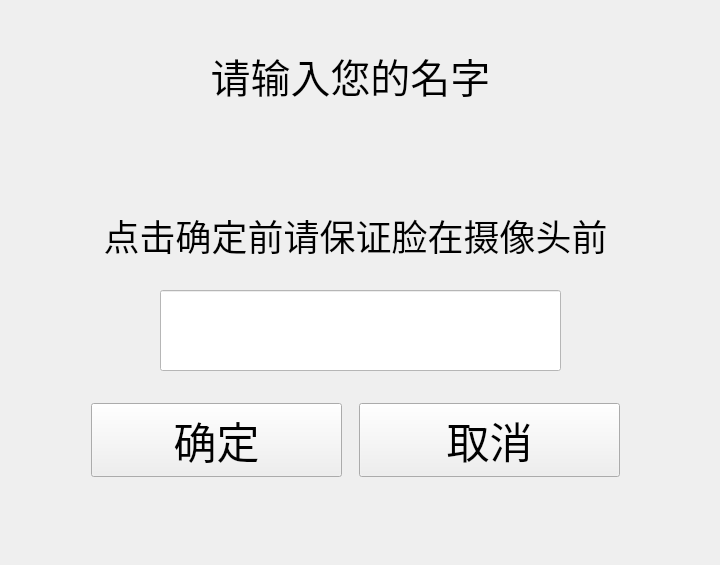
<?xml version="1.0" encoding="UTF-8"?>
<ui version="4.0">
 <class>pageOfSetName</class>
 <widget class="QWidget" name="pageOfSetName">
  <property name="geometry">
   <rect>
    <x>0</x>
    <y>0</y>
    <width>720</width>
    <height>565</height>
   </rect>
  </property>
  <property name="font">
   <font>
    <pointsize>25</pointsize>
   </font>
  </property>
  <property name="windowTitle">
   <string>Form</string>
  </property>
  <property name="styleSheet">
   <string notr="true"/>
  </property>
  <widget class="QLabel" name="label">
   <property name="geometry">
    <rect>
     <x>190</x>
     <y>40</y>
     <width>321</width>
     <height>71</height>
    </rect>
   </property>
   <property name="sizePolicy">
    <sizepolicy hsizetype="Ignored" vsizetype="Ignored">
     <horstretch>0</horstretch>
     <verstretch>0</verstretch>
    </sizepolicy>
   </property>
   <property name="font">
    <font>
     <pointsize>30</pointsize>
    </font>
   </property>
   <property name="text">
    <string>请输入您的名字</string>
   </property>
   <property name="alignment">
    <set>Qt::AlignCenter</set>
   </property>
  </widget>
  <widget class="QLineEdit" name="lineEdit_facename">
   <property name="geometry">
    <rect>
     <x>160</x>
     <y>290</y>
     <width>401</width>
     <height>81</height>
    </rect>
   </property>
   <property name="sizePolicy">
    <sizepolicy hsizetype="Ignored" vsizetype="Ignored">
     <horstretch>0</horstretch>
     <verstretch>0</verstretch>
    </sizepolicy>
   </property>
   <property name="font">
    <font>
     <pointsize>25</pointsize>
    </font>
   </property>
   <property name="styleSheet">
    <string notr="true">background-color: rgb(255, 255, 255);</string>
   </property>
  </widget>
  <widget class="QPushButton" name="pushButton_okfromsetnamepage">
   <property name="geometry">
    <rect>
     <x>91</x>
     <y>403</y>
     <width>251</width>
     <height>74</height>
    </rect>
   </property>
   <property name="sizePolicy">
    <sizepolicy hsizetype="Ignored" vsizetype="Ignored">
     <horstretch>0</horstretch>
     <verstretch>0</verstretch>
    </sizepolicy>
   </property>
   <property name="font">
    <font>
     <pointsize>32</pointsize>
    </font>
   </property>
   <property name="text">
    <string>确定</string>
   </property>
  </widget>
  <widget class="QLabel" name="label_2">
   <property name="geometry">
    <rect>
     <x>90</x>
     <y>190</y>
     <width>531</width>
     <height>91</height>
    </rect>
   </property>
   <property name="sizePolicy">
    <sizepolicy hsizetype="Ignored" vsizetype="Ignored">
     <horstretch>0</horstretch>
     <verstretch>0</verstretch>
    </sizepolicy>
   </property>
   <property name="font">
    <font>
     <pointsize>27</pointsize>
    </font>
   </property>
   <property name="text">
    <string>点击确定前请保证脸在摄像头前</string>
   </property>
   <property name="alignment">
    <set>Qt::AlignCenter</set>
   </property>
  </widget>
  <widget class="QPushButton" name="pushButton_cancelfromsetnamepage">
   <property name="geometry">
    <rect>
     <x>359</x>
     <y>403</y>
     <width>261</width>
     <height>74</height>
    </rect>
   </property>
   <property name="sizePolicy">
    <sizepolicy hsizetype="Ignored" vsizetype="Ignored">
     <horstretch>0</horstretch>
     <verstretch>0</verstretch>
    </sizepolicy>
   </property>
   <property name="font">
    <font>
     <pointsize>32</pointsize>
    </font>
   </property>
   <property name="text">
    <string>取消</string>
   </property>
  </widget>
 </widget>
 <resources/>
 <connections/>
</ui>
